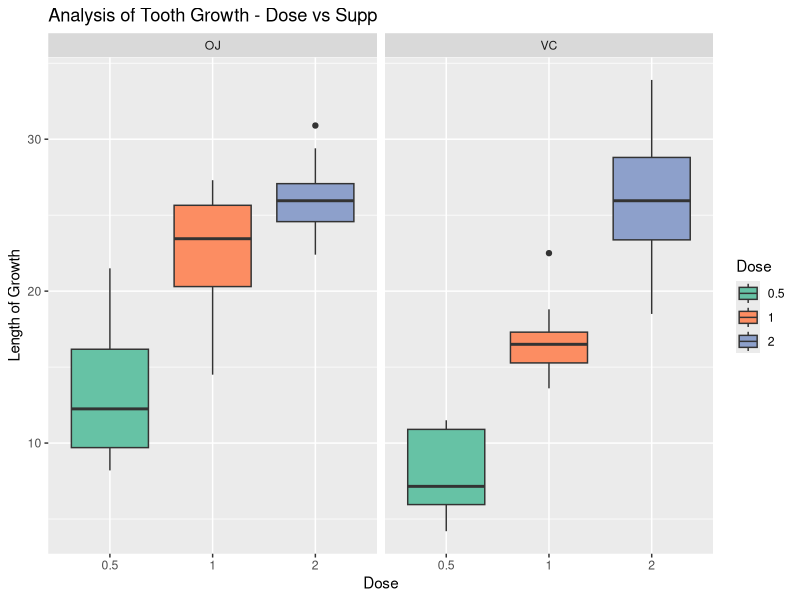

The R script that drew this image: (Note: this script raises an error after producing the figure.)
## ---- chunk 1
library(ggplot2)
library(knitr)
data("ToothGrowth")
data <- as.data.frame(ToothGrowth)
summary(data)
## ---- chunk 2
# Create Plot
ggplot(data, aes(x=factor(dose),y=len,fill=factor(dose))) +
        geom_boxplot(notch=F) + facet_grid(.~supp) + 
     scale_x_discrete("Dose") + 
     scale_y_continuous("Length of Growth") + 
        scale_fill_brewer(name="Dose", palette = "Set2") +
     ggtitle("Analysis of Tooth Growth - Dose vs Supp")
## ---- chunk 3
# get the max length per dose group
dmax <- aggregate(len~dose+supp, data=data, max)
# Get the mean length per dose group
dmean <- aggregate(len~dose+supp, data=data, mean)
# Mean data frame
dsub <- subset(dmean, dmean$dose >= 2)
rownames(dsub) <- NULL
kable(dsub, caption = "Mean data")
# Max data frame
dsub2 <- subset(dmax, dmax$dose >= 2)
rownames(dsub2) <- NULL
kable(dsub2, caption = "Max data")
## ---- chunk 4
# create dose rate subsets
dat2 <- subset(data, dose == 2)
dat1 <- subset(data, dose == 1)
dat.5 <- subset(data, dose == .5)
# run the tests and collate
tsupp <- t.test(len~I(relevel(supp, 2)), paired = FALSE, var.equal = FALSE, data = data)
t.5 <- t.test(len~I(relevel(supp, 2)), paired = FALSE, var.equal = FALSE, data = dat.5)
t1 <- t.test(len~I(relevel(supp, 2)), paired = FALSE, var.equal = FALSE, data = dat1)
t2 <- t.test(len~I(relevel(supp, 2)), paired = FALSE, var.equal = FALSE, data = dat2)
tcollate <- data.frame("p-value"=c(tsupp$p.value,t.5$p.value,t1$p.value,t2$p.value), 
     "CI-Lower"=c(tsupp$conf[1],t.5$conf[1],t1$conf[1],t2$conf[1]),
     "CI-Upper"=c(tsupp$conf[2],t.5$conf[2],t1$conf[2],t2$conf[2]),
     "Mean VC" =c(tsupp$estimate[1],t.5$estimate[1],t1$estimate[1],t2$estimate[1]),
     "Mean OJ" =c(tsupp$estimate[2],t.5$estimate[2],t1$estimate[2],t2$estimate[2]),
     row.names=c("OJ vs VC: ", "0.5 dose: ", "1.0 dose: ","2.0 dose: "))
kable(round(tcollate, 3), caption = "Collated Test Results")
